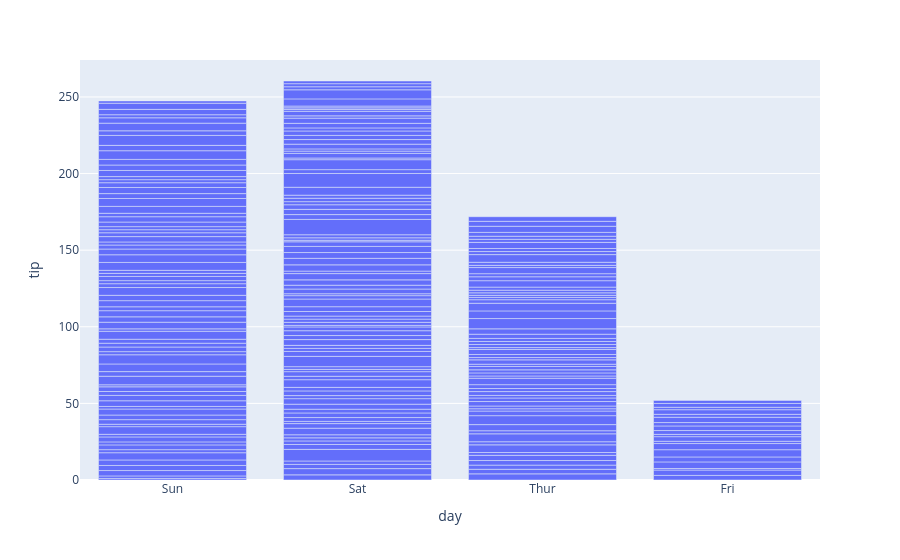

Notebook cell for this chart:
### Code cell
# px.bar(tips, x='day', y= 'tip', histfunc = 'avg')
px.bar(
    tips,
    x='day',
    y='tip',
    # histfunc='avg'
).show()

### Figure 1 — Plotly figure (JSON) as saved in the notebook; plotly's stock layout.template omitted (floating-point values rounded to 4 significant figures; data arrays with more than 128 entries replaced by an {"elided": "..."} marker saying what was removed)
{"data": [{"hovertemplate": "day=%{x}<br>tip=%{y}<extra></extra>", "legendgroup": "", "marker": {"color": "#636efa", "pattern": {"shape": ""}}, "name": "", "orientation": "v", "showlegend": false, "textposition": "auto", "type": "bar", "x": {"elided": "244 str values"}, "xaxis": "x", "y": {"elided": "244 float values"}, "yaxis": "y"}], "layout": {"barmode": "relative", "legend": {"tracegroupgap": 0}, "margin": {"t": 60}, "xaxis": {"anchor": "y", "domain": [0, 1], "title": {"text": "day"}}, "yaxis": {"anchor": "x", "domain": [0, 1], "title": {"text": "tip"}}}}
